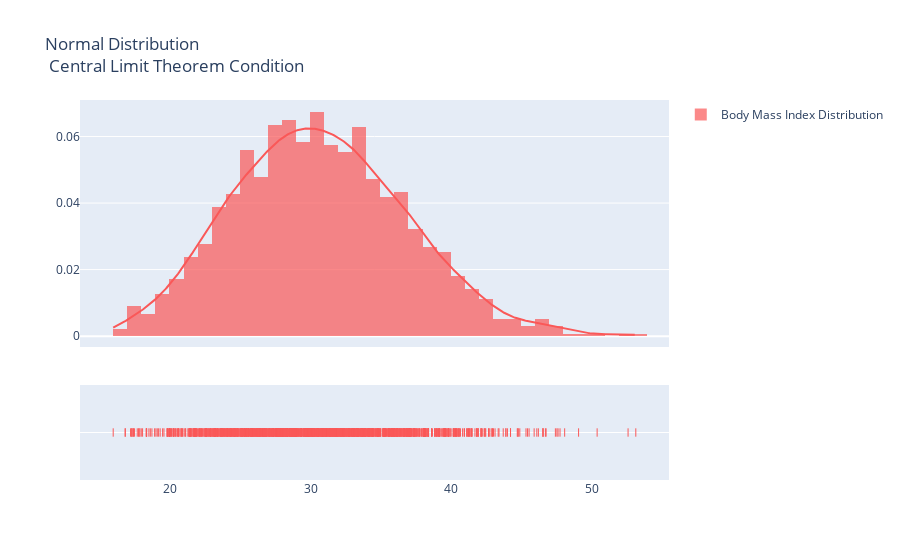

The cell this chart's notebook holds for it:
### Code cell
#BMI (Body Mass Index) frequency: Most of the BMI frequency is concentrated between 27 - 33.
bmi = [df["bmi"].values.tolist()]
group_labels = ['Body Mass Index Distribution']

colors = ['#FA5858']

fig = ff.create_distplot(bmi, group_labels, colors=colors)
# Add title
fig['layout'].update(title='Normal Distribution <br> Central Limit Theorem Condition')

iplot(fig, filename='Basic Distplot')

### Figure 1 — Plotly figure (JSON) as saved in the notebook; plotly's stock layout.template omitted (floating-point values rounded to 4 significant figures; data arrays with more than 128 entries replaced by an {"elided": "..."} marker saying what was removed)
{"data": [{"autobinx": false, "histnorm": "probability density", "legendgroup": "Body Mass Index Distribution", "marker": {"color": "#FA5858"}, "name": "Body Mass Index Distribution", "opacity": 0.7, "type": "histogram", "x": {"elided": "1338 float values"}, "xaxis": "x", "xbins": {"end": 53.13, "size": 1, "start": 15.96}, "yaxis": "y"}, {"legendgroup": "Body Mass Index Distribution", "marker": {"color": "#FA5858"}, "mode": "lines", "name": "Body Mass Index Distribution", "showlegend": false, "type": "scatter", "x": {"elided": "500 float values"}, "xaxis": "x", "y": {"elided": "500 float values"}, "yaxis": "y"}, {"legendgroup": "Body Mass Index Distribution", "marker": {"color": "#FA5858", "symbol": "line-ns-open"}, "mode": "markers", "name": "Body Mass Index Distribution", "showlegend": false, "type": "scatter", "x": {"elided": "1338 float values"}, "xaxis": "x", "y": {"elided": "1338 str values"}, "yaxis": "y2"}], "layout": {"barmode": "overlay", "hovermode": "closest", "legend": {"traceorder": "reversed"}, "title": {"text": "Normal Distribution <br> Central Limit Theorem Condition"}, "xaxis": {"anchor": "y2", "domain": [0, 1], "zeroline": false}, "yaxis": {"anchor": "free", "domain": [0.35, 1], "position": 0}, "yaxis2": {"anchor": "x", "domain": [0, 0.25], "dtick": 1, "showticklabels": false}}}
